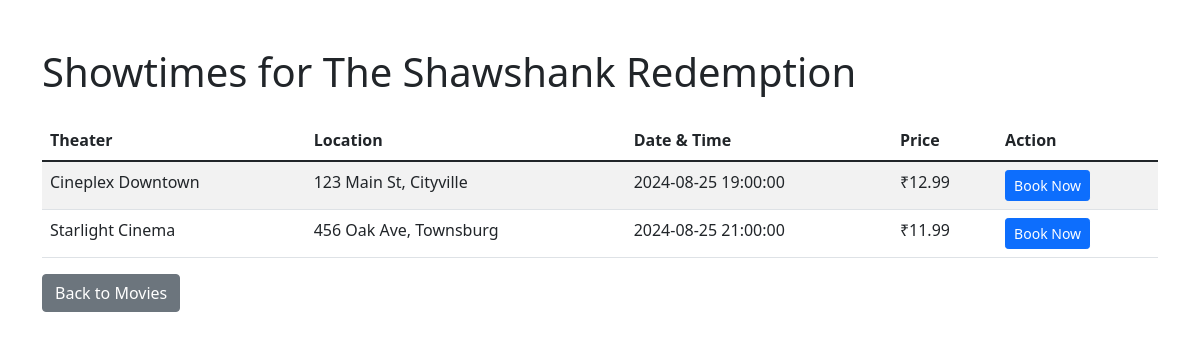
Page /showtimes.php?movie_id=2 on the committed database.
### tables this page shows
CREATE TABLE IF NOT EXISTS movies (
    id INT NOT NULL PRIMARY KEY AUTO_INCREMENT,
    title VARCHAR(255) NOT NULL,
    description TEXT,
    duration INT NOT NULL,
    image_url VARCHAR(255)
);

CREATE TABLE IF NOT EXISTS showtimes (
    id INT NOT NULL PRIMARY KEY AUTO_INCREMENT,
    movie_id INT NOT NULL,
    theater_id INT NOT NULL,
    start_time DATETIME NOT NULL,
    price DECIMAL(10, 2) NOT NULL,
    FOREIGN KEY (movie_id) REFERENCES movies(id) ON DELETE CASCADE,
    FOREIGN KEY (theater_id) REFERENCES theaters(id)
);

CREATE TABLE IF NOT EXISTS theaters (
    id INT NOT NULL PRIMARY KEY AUTO_INCREMENT,
    name VARCHAR(255) NOT NULL,
    location VARCHAR(255) NOT NULL
);

### showtimes.php (the view, shortened to what this page needs)
<?php
require_once 'config.php';
$movie_id = $_GET['movie_id'];
$sql = "SELECT m.title, s.id AS showtime_id, s.start_time, s.price, t.name AS theater_name, t.location
        FROM showtimes s
        JOIN movies m ON s.movie_id = m.id
        JOIN theaters t ON s.theater_id = t.id
        WHERE s.movie_id = ?";
$stmt = mysqli_prepare($link, $sql);
mysqli_stmt_bind_param($stmt, "i", $movie_id);
mysqli_stmt_execute($stmt);
$result = mysqli_stmt_get_result($stmt);
$movie_title = "";
if ($row = mysqli_fetch_assoc($result)) {
    $movie_title = $row['title'];
    mysqli_data_seek($result, 0);
}
?>
<!DOCTYPE html>
<html lang="en">
<head>
    <link href="https://cdn.jsdelivr.net/npm/bootstrap@5.1.3/dist/css/bootstrap.min.css" rel="stylesheet">
</head>
<body>
    <div class="container mt-5">
        <h1 class="mb-4">Showtimes for <?php echo htmlspecialchars($movie_title); ?></h1>
        <table class="table table-striped">
            <thead>
                <tr>
                    <th>Theater</th>
                    <th>Location</th>
                    <th>Date & Time</th>
                    <th>Price</th>
                    <th>Action</th>
                </tr>
            </thead>
            <tbody>
                <?php while($showtime = mysqli_fetch_assoc($result)): ?>
                    <tr>
                        <td><?php echo htmlspecialchars($showtime['theater_name']); ?></td>
                        <td><?php echo htmlspecialchars($showtime['location']); ?></td>
                        <td><?php echo htmlspecialchars($showtime['start_time']); ?></td>
                        <td>₹<?php echo htmlspecialchars($showtime['price']); ?></td>
                        <td>
                            <a href="booking.php?showtime_id=<?php echo $showtime['showtime_id']; ?>" class="btn btn-primary btn-sm">Book Now</a>
                        </td>
                    </tr>
                <?php endwhile; ?>
            </tbody>
        </table>
        <a href="index.php" class="btn btn-secondary">Back to Movies</a>
    </div>
</body>
</html>

### rows in the picture
movies: title "The Shawshank Redemption"
showtimes: theater.name "Cineplex Downtown", theater.location "123 Main St, Cityville", start_time "2024-08-25 19:00:00", price "12.99"
showtimes: theater.name "Starlight Cinema", theater.location "456 Oak Ave, Townsburg", start_time "2024-08-25 21:00:00", price "11.99"
